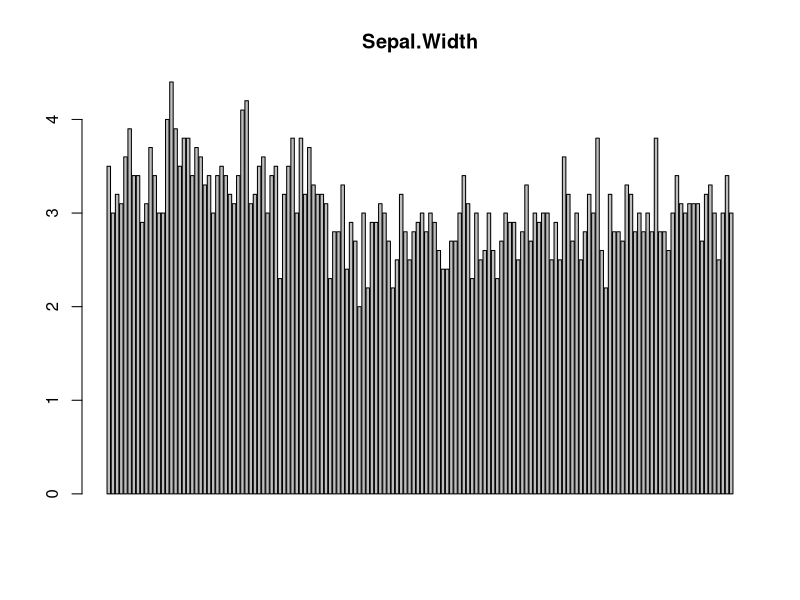

The R script that drew this image:
## ---- chunk 1
with(iris, barplot(Sepal.Width, main = "Sepal.Width"))
## ---- chunk 2
with(iris, tapply(Sepal.Width, Species, fivenum))
## ---- chunk 3
with(iris, tapply(Sepal.Length, Species, fivenum))
## ---- chunk 4
with(iris, hist(Sepal.Width, plot = FALSE))$count
## ---- chunk 5
# knitr::include_graphics("https://raw.githubusercontent.com/hadley/r4ds/master/diagrams/data-science-explore.png")
# knitr::include_graphics("fig/data-science.png")
